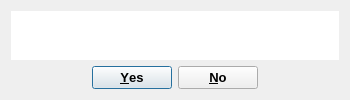
<?xml version="1.0" encoding="UTF-8"?>
<ui version="4.0">
 <class>pytanieTakNie</class>
 <widget class="QDialog" name="pytanieTakNie">
  <property name="geometry">
   <rect>
    <x>0</x>
    <y>0</y>
    <width>350</width>
    <height>100</height>
   </rect>
  </property>
  <property name="sizePolicy">
   <sizepolicy hsizetype="Fixed" vsizetype="Fixed">
    <horstretch>0</horstretch>
    <verstretch>0</verstretch>
   </sizepolicy>
  </property>
  <property name="minimumSize">
   <size>
    <width>350</width>
    <height>100</height>
   </size>
  </property>
  <property name="maximumSize">
   <size>
    <width>350</width>
    <height>100</height>
   </size>
  </property>
  <property name="windowTitle">
   <string>Zamknij</string>
  </property>
  <property name="sizeGripEnabled">
   <bool>false</bool>
  </property>
  <layout class="QVBoxLayout" name="verticalLayout">
   <item>
    <layout class="QGridLayout" name="gridLayout">
     <item row="0" column="0">
      <widget class="QLineEdit" name="lineEdit">
       <property name="sizePolicy">
        <sizepolicy hsizetype="Preferred" vsizetype="Preferred">
         <horstretch>0</horstretch>
         <verstretch>0</verstretch>
        </sizepolicy>
       </property>
       <property name="font">
        <font>
         <pointsize>8</pointsize>
         <weight>75</weight>
         <bold>true</bold>
        </font>
       </property>
       <property name="autoFillBackground">
        <bool>true</bool>
       </property>
       <property name="frame">
        <bool>false</bool>
       </property>
       <property name="alignment">
        <set>Qt::AlignCenter</set>
       </property>
       <property name="readOnly">
        <bool>true</bool>
       </property>
       <property name="clearButtonEnabled">
        <bool>false</bool>
       </property>
      </widget>
     </item>
    </layout>
   </item>
   <item>
    <widget class="QDialogButtonBox" name="buttonBox">
     <property name="sizePolicy">
      <sizepolicy hsizetype="Preferred" vsizetype="Fixed">
       <horstretch>0</horstretch>
       <verstretch>0</verstretch>
      </sizepolicy>
     </property>
     <property name="font">
      <font>
       <pointsize>10</pointsize>
       <weight>75</weight>
       <bold>true</bold>
      </font>
     </property>
     <property name="orientation">
      <enum>Qt::Horizontal</enum>
     </property>
     <property name="standardButtons">
      <set>QDialogButtonBox::No|QDialogButtonBox::Yes</set>
     </property>
     <property name="centerButtons">
      <bool>true</bool>
     </property>
    </widget>
   </item>
  </layout>
 </widget>
 <resources/>
 <connections>
  <connection>
   <sender>buttonBox</sender>
   <signal>accepted()</signal>
   <receiver>pytanieTakNie</receiver>
   <slot>accept()</slot>
   <hints>
    <hint type="sourcelabel">
     <x>248</x>
     <y>254</y>
    </hint>
    <hint type="destinationlabel">
     <x>157</x>
     <y>274</y>
    </hint>
   </hints>
  </connection>
  <connection>
   <sender>buttonBox</sender>
   <signal>rejected()</signal>
   <receiver>pytanieTakNie</receiver>
   <slot>reject()</slot>
   <hints>
    <hint type="sourcelabel">
     <x>316</x>
     <y>260</y>
    </hint>
    <hint type="destinationlabel">
     <x>286</x>
     <y>274</y>
    </hint>
   </hints>
  </connection>
 </connections>
</ui>
